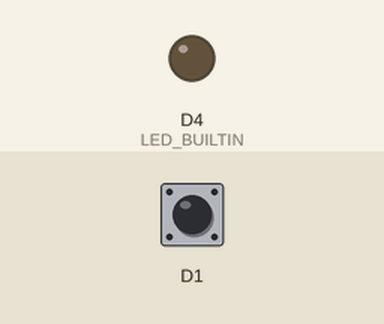
This sketch was run on a simulated ESP8266 (NodeMCU). Shown: output pins drawn as LEDs (lit = HIGH, except the on-board LED, lit = LOW). The test bench sets the inputs (shaded band); at power-on: D1 HIGH. WiFi joins after 1.5 s; servers stay silent unless stated; no MQTT or app messages arrive unless stated; what the sketch prints to the serial monitor is not drawn.

Above: at 1.8 s.
At 2.6 s:
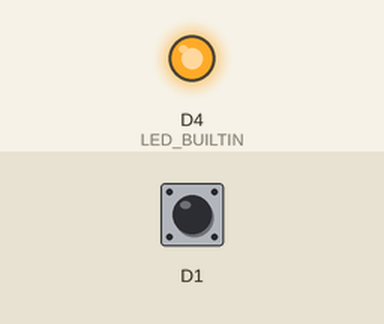
Timing chart, 0 to 4.1 s (numbered marks = the images above):
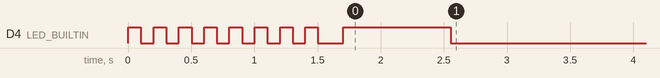

The sketch:

Lab4-3.ino
```cpp
// This is code for a Reed sensor Module

#include <ESP8266WiFi.h>
#include <PubSubClient.h> // Allows us to connect to, and publish to the MQTT broker

//Sets some global variables
const char* ssid = "Blake-Hotspot";
const char* password = "blakepublic";
WiFiServer server(80);
IPAddress local_IP(192, 168, 157, 186);
IPAddress dns(192, 168, 91, 254);
IPAddress gateway(192, 168, 91, 254);
IPAddress subnet(255, 255, 255, 0);
int change = 0;

// MQTT configs
const char* mqtt_server = "192.168.157.117";
const char* mqtt_topic = "garage_system";
const char* clientID = "reedSensor";

// Sets up the Wifi and MQTT client
WiFiClient wifiClient;
PubSubClient MQTTclient(wifiClient);


//Setup for pins, starts wifi, and makes MQTT connection.
void setup() {

  //Setup serial and all LED outputs then clears the LEDs
  Serial.begin(9600);
  pinMode(LED_BUILTIN, OUTPUT);
  pinMode(D1, INPUT_PULLUP);

  //Sets the static IP to the set variables
  if (!WiFi.config(local_IP, dns, gateway, subnet)) {
    Serial.println("STA Failed to configure");
  }

  //Using the Wifi library, begin connecting to the set network, and provide status updates.
  Serial.print("Connecting to ");
  Serial.println(ssid);
  WiFi.begin(ssid, password);
  while (WiFi.status() != WL_CONNECTED) {
    digitalWrite(LED_BUILTIN, HIGH);
    delay(100);
    Serial.print(".");
    digitalWrite(LED_BUILTIN, LOW);
    delay(100);
  }
  delay(100);
  digitalWrite(LED_BUILTIN, HIGH);
  Serial.println();
  Serial.println("(( WiFi connected ))");
  Serial.println(WiFi.localIP());
  Serial.println(WiFi.gatewayIP());
  Serial.println(WiFi.dnsIP());

  // Connect to MQTT Broker
  MQTTclient.setServer(mqtt_server, 1883);
  if (MQTTclient.connect(clientID)) {
    MQTTclient.subscribe(mqtt_topic);
    Serial.println("Connected to MQTT Broker!");
    delay(500);
  }
  else {
    Serial.println("Connection to MQTT Broker failed...");
    digitalWrite(LED_BUILTIN, LOW);
  }
  Serial.print("MQTT State: ");
  Serial.print(MQTTclient.state());
}

void loop() {

  // Sets up a client object that sets this device as a client. Let's MQTT do it's loop.
  MQTTclient.loop();

  // Prints the value of the D1 pin for debugging
  Serial.println(digitalRead(D1));

  // Reads the Reed sensor value and sends an open or closed command.
  // The garage door is open when the circuit open and closed when the circuit is closed.
  if (digitalRead(D1) == 0) {
    if (change == 1) {

    } else {
      // This repetition ensures that all devices receive the command.
      MQTTclient.publish(mqtt_topic, "closed");
      delay(100);
      MQTTclient.publish(mqtt_topic, "closed");
      delay(100);
      MQTTclient.publish(mqtt_topic, "closed");
      delay(100);
      digitalWrite(LED_BUILTIN, HIGH);
      change = 1;
    }
  }
  else {
    if (change == 2) {

    } else {
      // This repetition ensures that all devices receive the command.
      MQTTclient.publish(mqtt_topic, "open");
      delay(100);
      MQTTclient.publish(mqtt_topic, "open");
      delay(100);
      MQTTclient.publish(mqtt_topic, "open");
      delay(100);
      digitalWrite(LED_BUILTIN, LOW);
      change = 2;
    }
  }

}
```

Measured:
- by itself, D4 (LED_BUILTIN): goes 7 × (LOW 0.10 s, HIGH 0.10 s), LOW 0.20 s, HIGH 0.85 s, then LOW
